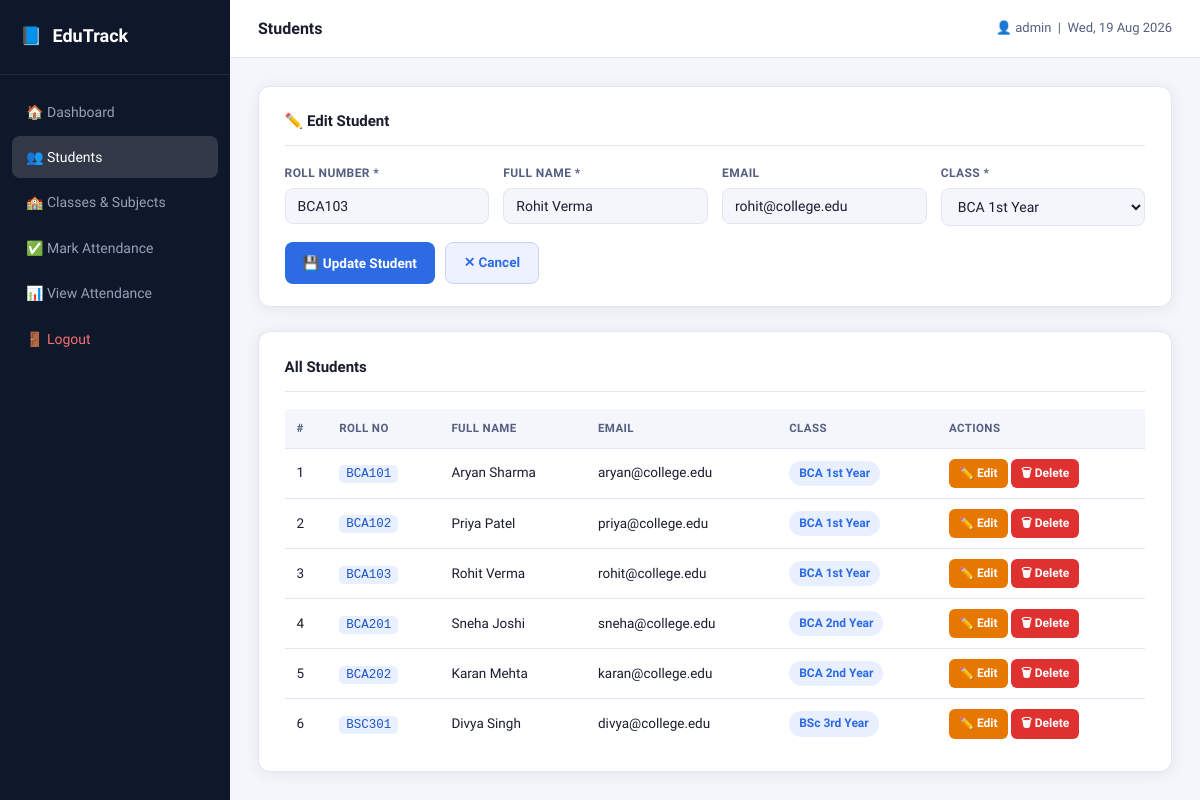
Page /students.php?edit=3 (signed in) on the committed database.
### tables this page shows
CREATE TABLE IF NOT EXISTS students (
    id           INT AUTO_INCREMENT PRIMARY KEY,
    roll_number  VARCHAR(20)  NOT NULL UNIQUE,
    full_name    VARCHAR(100) NOT NULL,
    email        VARCHAR(100),
    class_id     INT NOT NULL,
    created_at   TIMESTAMP DEFAULT CURRENT_TIMESTAMP,
    FOREIGN KEY (class_id) REFERENCES classes(id) ON DELETE CASCADE
);

CREATE TABLE IF NOT EXISTS classes (
    id         INT AUTO_INCREMENT PRIMARY KEY,
    class_name VARCHAR(100) NOT NULL UNIQUE,
    created_at TIMESTAMP DEFAULT CURRENT_TIMESTAMP
);

### students.php (the view, shortened to what this page needs)
<?php
require_once 'db.php';
$edit_student = null;
if (isset($_GET['edit'])) {
    $edit_id = (int) $_GET['edit'];
    $res = mysqli_query($conn, "SELECT * FROM students WHERE id = $edit_id");
    $edit_student = mysqli_fetch_assoc($res);
}
$classes_result = mysqli_query($conn, "SELECT * FROM classes ORDER BY class_name");
$students_result = mysqli_query($conn, "
    SELECT s.*, c.class_name
    FROM students s
    JOIN classes c ON s.class_id = c.id
    ORDER BY c.class_name, s.roll_number
");
require_once 'partials/header.php';
?>
<div class="card" style="margin-bottom:1.5rem;">
    <div class="card-header"><?= $edit_student ? '✏️ Edit Student' : '➕ Add New Student' ?></div>
    <form method="POST" action="">
        <div class="form-row">
            <div class="form-group">
                <label>Roll Number *</label>
                <input type="text" name="roll_number"
                    value="<?= htmlspecialchars($edit_student['roll_number'] ?? '') ?>"
                    placeholder="e.g. BCA101" required/>
            </div>
            <div class="form-group">
                <label>Full Name *</label>
                <input type="text" name="full_name"
                    value="<?= htmlspecialchars($edit_student['full_name'] ?? '') ?>"
                    placeholder="e.g. Aryan Sharma" required/>
            </div>
            <div class="form-group">
                <label>Email</label>
                <input type="email" name="email"
                    value="<?= htmlspecialchars($edit_student['email'] ?? '') ?>"
                    placeholder="e.g. aryan@college.edu"/>
            </div>
            <div class="form-group">
                <label>Class *</label>
                <select name="class_id" required>
                    <?php while ($c = mysqli_fetch_assoc($classes_result)): ?>
                        <option value="<?= $c['id'] ?>"
                            <?= (($edit_student['class_id'] ?? '') == $c['id']) ? 'selected' : '' ?>>
                            <?= htmlspecialchars($c['class_name']) ?>
                        </option>
                    <?php endwhile; ?>
                </select>
            </div>
        </div>
        <div style="display:flex;gap:10px;">
            <button type="submit" class="btn btn-primary">
                <?= $edit_student ? '💾 Update Student' : '➕ Add Student' ?>
            </button>
            <?php if ($edit_student): ?>
                <a href="students.php" class="btn btn-secondary">✕ Cancel</a>
            <?php endif; ?>
        </div>
    </form>
</div>
<div class="card">
    <div class="card-header">All Students</div>
    <?php if (mysqli_num_rows($students_result) === 0): ?>
        <p class="empty-msg">No students added yet. Use the form above to add one.</p>
    <?php else: ?>
    <div class="table-wrapper">
        <table class="data-table">
            <thead>
                <tr>
                    <th>#</th>
                    <th>Roll No</th>
                    <th>Full Name</th>
                    <th>Email</th>
                    <th>Class</th>
                    <th>Actions</th>
                </tr>
            </thead>
            <tbody>
            <?php $i = 1; while ($row = mysqli_fetch_assoc($students_result)): ?>
                <tr>
                    <td><?= $i++ ?></td>
                    <td><code><?= htmlspecialchars($row['roll_number']) ?></code></td>
                    <td><?= htmlspecialchars($row['full_name']) ?></td>
                    <td><?= htmlspecialchars($row['email'] ?: '—') ?></td>
                    <td><span class="badge badge-class"><?= htmlspecialchars($row['class_name']) ?></span></td>
                    <td>
                        <a href="?edit=<?= $row['id'] ?>" class="btn btn-sm btn-warning">✏️ Edit</a>
                        <a href="?delete=<?= $row['id'] ?>"
                           class="btn btn-sm btn-danger"
                           onclick="return confirm('Are you sure you want to delete <?= addslashes($row['full_name']) ?>? This will also delete their attendance records.')">
                           🗑 Delete
                        </a>
                    </td>
                </tr>
            <?php endwhile; ?>
            </tbody>
        </table>
    </div>
    <?php endif; ?>
</div>
<?php require_once 'partials/footer.php'; ?>

### style.css (style rules this page uses)
*, *::before, *::after { box-sizing: border-box; margin: 0; padding: 0; }
:root { --primary: #2d6be4; --primary-dark: #1e55c5; --primary-light: #e8effe; --success: #2f9e44; --success-light: #ebfbee; --danger: #e03131; --danger-light: #fff5f5; --warning: #e67700; --warning-light: #fff9db; --bg: #f4f6fb; --surface: #ffffff; --border: #e2e6f0; --text: #1a1d2e; --text-muted: #556080; --text-hint: #99a0bb; --sidebar-bg: #0f172a; --sidebar-text: #94a3b8; --sidebar-active: #ffffff; --radius: 12px; --shadow: 0 2px 16px rgba(0,0,0,0.07); --font: 'Sora', 'Segoe UI', sans-serif; }
body { font-family: var(--font); background: var(--bg); color: var(--text); font-size: 14px; line-height: 1.6; }
a { color: var(--primary); text-decoration: none; }
code { background: var(--primary-light); color: var(--primary-dark); padding: 2px 7px; border-radius: 5px; font-size: 12.5px; font-family: monospace; }
.card { background: var(--surface); border: 1px solid var(--border); border-radius: var(--radius); padding: 1.4rem 1.6rem; box-shadow: var(--shadow); margin-bottom: 1.5rem; }
.card-header { font-size: 15px; font-weight: 600; color: var(--text); margin-bottom: 1.1rem; padding-bottom: 0.75rem; border-bottom: 1px solid var(--border); }
.form-row { display: grid; grid-template-columns: repeat(auto-fit, minmax(170px, 1fr)); gap: 14px; margin-bottom: 1rem; }
.form-group { display: flex; flex-direction: column; gap: 5px; }
.form-group label { font-size: 12px; font-weight: 600; color: var(--text-muted); text-transform: uppercase; letter-spacing: 0.4px; }
input[type="text"], input[type="email"], input[type="password"], input[type="date"], select, textarea { border: 1.5px solid var(--border); border-radius: 8px; padding: 9px 12px; font-family: var(--font); font-size: 14px; color: var(--text); background: var(--bg); outline: none; transition: border-color 0.18s, background 0.18s; width: 100%; }
.btn { display: inline-flex; align-items: center; gap: 6px; padding: 9px 18px; border-radius: 8px; border: none; font-family: var(--font); font-size: 13.5px; font-weight: 600; cursor: pointer; transition: all 0.18s; text-decoration: none; white-space: nowrap; }
.btn-primary { background: var(--primary); color: #fff; }
.btn-secondary { background: #eef2ff; color: var(--primary); border: 1px solid #c7d2fe; }
.btn-danger { background: var(--danger); color: #fff; }
.btn-warning { background: var(--warning); color: #fff; }
.btn-sm { padding: 5px 10px; font-size: 12px; border-radius: 6px; }
.table-wrapper { overflow-x: auto; }
.data-table { width: 100%; border-collapse: collapse; font-size: 13.5px; }
.data-table th { background: var(--bg); padding: 10px 12px; font-weight: 600; font-size: 11.5px; text-transform: uppercase; letter-spacing: 0.4px; color: var(--text-muted); border-bottom: 1px solid var(--border); text-align: left; white-space: nowrap; }
.data-table td { padding: 10px 12px; border-bottom: 1px solid var(--border); color: var(--text); vertical-align: middle; }
.data-table tr:last-child td { border-bottom: none; }
.badge { display: inline-block; padding: 3px 10px; border-radius: 20px; font-size: 12px; font-weight: 600; }
.badge-class { background: var(--primary-light); color: var(--primary); }

### rows in the picture
students: roll_number "BCA103", full_name "Rohit Verma", email "rohit@college.edu", class_id "BCA 1st Year", class.class_name "BCA 1st Year"
students: roll_number "BCA101", full_name "Aryan Sharma", email "aryan@college.edu", class.class_name "BCA 1st Year"
students: roll_number "BCA102", full_name "Priya Patel", email "priya@college.edu", class.class_name "BCA 1st Year"
students: roll_number "BCA201", full_name "Sneha Joshi", email "sneha@college.edu", class.class_name "BCA 2nd Year"
students: roll_number "BCA202", full_name "Karan Mehta", email "karan@college.edu", class.class_name "BCA 2nd Year"
students: roll_number "BSC301", full_name "Divya Singh", email "divya@college.edu", class.class_name "BSc 3rd Year"

### other values in the picture
$pageTitle "Students"
$_SESSION['admin_name'] "admin"
